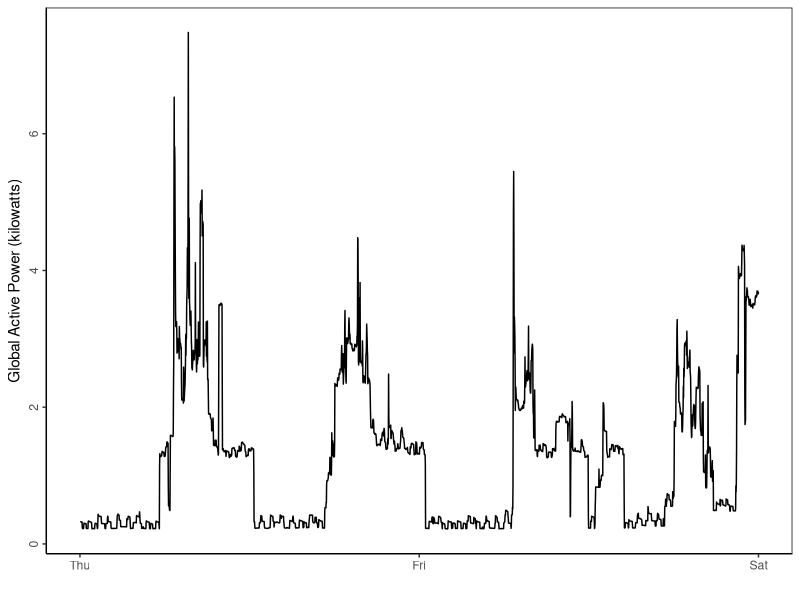
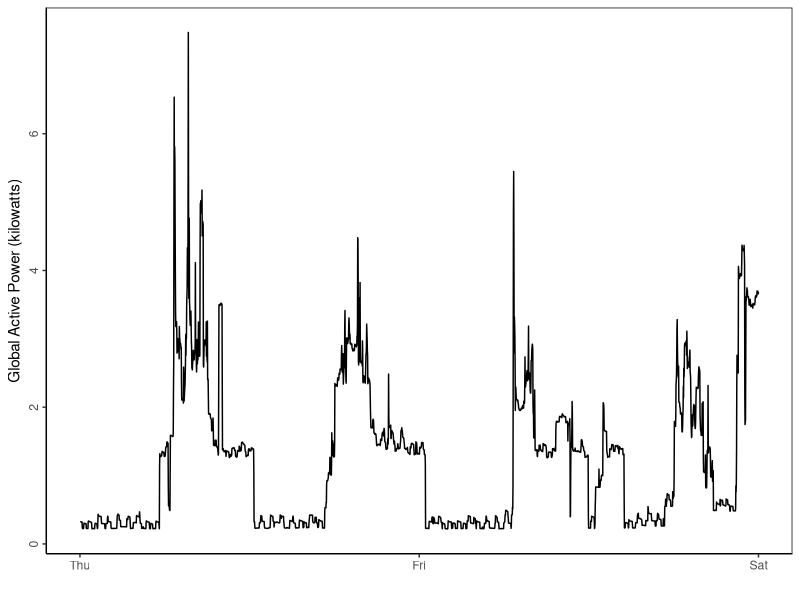

R code for these plots, in order:
library('ggplot2')

hpc = read.csv('hpc.csv')
p2 = ggplot(hpc, aes(x=X, y=Global_active_power), margins = F) + 
  geom_line(colour="black") + labs(y = "Global Active Power (kilowatts)", x = '')
p2 = p2 + theme_classic() +  
  theme(panel.border = element_rect(colour = "black", fill=NA),axis.text.y = element_text(angle = 90,hjust=.5)) +
  scale_x_continuous(breaks=0:2, labels=c("Thu", "Fri", "Sat")) 
p2 
ggsave(file='plot2.png',p2)